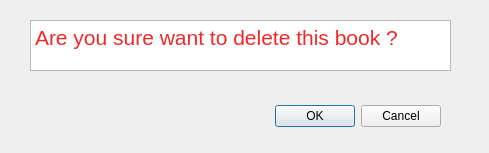
<?xml version="1.0" encoding="UTF-8"?>
<ui version="4.0">
 <class>delete_dialog</class>
 <widget class="QDialog" name="delete_dialog">
  <property name="geometry">
   <rect>
    <x>0</x>
    <y>0</y>
    <width>489</width>
    <height>153</height>
   </rect>
  </property>
  <property name="windowTitle">
   <string>Dialog</string>
  </property>
  <widget class="QDialogButtonBox" name="buttonBox">
   <property name="geometry">
    <rect>
     <x>100</x>
     <y>100</y>
     <width>341</width>
     <height>32</height>
    </rect>
   </property>
   <property name="orientation">
    <enum>Qt::Horizontal</enum>
   </property>
   <property name="standardButtons">
    <set>QDialogButtonBox::Cancel|QDialogButtonBox::Ok</set>
   </property>
  </widget>
  <widget class="QTextBrowser" name="textBrowser">
   <property name="geometry">
    <rect>
     <x>30</x>
     <y>20</y>
     <width>421</width>
     <height>51</height>
    </rect>
   </property>
   <property name="html">
    <string>&lt;!DOCTYPE HTML PUBLIC &quot;-//W3C//DTD HTML 4.0//EN&quot; &quot;http://www.w3.org/TR/REC-html40/strict.dtd&quot;&gt;
&lt;html&gt;&lt;head&gt;&lt;meta name=&quot;qrichtext&quot; content=&quot;1&quot; /&gt;&lt;style type=&quot;text/css&quot;&gt;
p, li { white-space: pre-wrap; }
&lt;/style&gt;&lt;/head&gt;&lt;body style=&quot; font-family:'Ubuntu'; font-size:11pt; font-weight:400; font-style:normal;&quot;&gt;
&lt;p style=&quot; margin-top:0px; margin-bottom:0px; margin-left:0px; margin-right:0px; -qt-block-indent:0; text-indent:0px;&quot;&gt;&lt;span style=&quot; font-size:16pt; color:#ef2929;&quot;&gt;Are you sure want to delete this book ?&lt;/span&gt;&lt;/p&gt;&lt;/body&gt;&lt;/html&gt;</string>
   </property>
  </widget>
 </widget>
 <resources/>
 <connections>
  <connection>
   <sender>buttonBox</sender>
   <signal>accepted()</signal>
   <receiver>delete_dialog</receiver>
   <slot>accept()</slot>
   <hints>
    <hint type="sourcelabel">
     <x>248</x>
     <y>254</y>
    </hint>
    <hint type="destinationlabel">
     <x>157</x>
     <y>274</y>
    </hint>
   </hints>
  </connection>
  <connection>
   <sender>buttonBox</sender>
   <signal>rejected()</signal>
   <receiver>delete_dialog</receiver>
   <slot>reject()</slot>
   <hints>
    <hint type="sourcelabel">
     <x>316</x>
     <y>260</y>
    </hint>
    <hint type="destinationlabel">
     <x>286</x>
     <y>274</y>
    </hint>
   </hints>
  </connection>
 </connections>
</ui>
